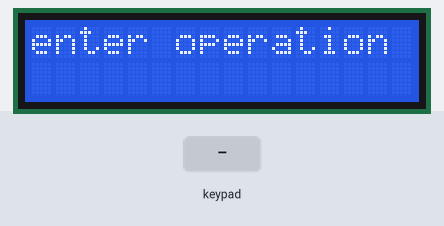
The sketch below on a simulated Arduino Uno, built with avr-gcc and run on an emulated ATmega328P. Parts: 16×2 character LCD. The inputs (shaded band) are chosen by the test bench.

Above: at 0.1 s.
1.8 s: keypad keys 7 + 5 = pressed 0.4 s apart
At 3.6 s:
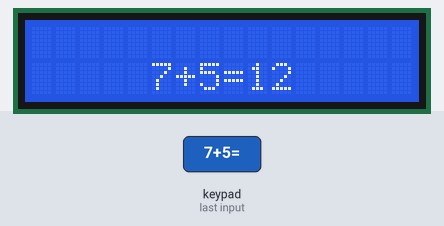
4.9 s: key '+' pressed
At 6.1 s:
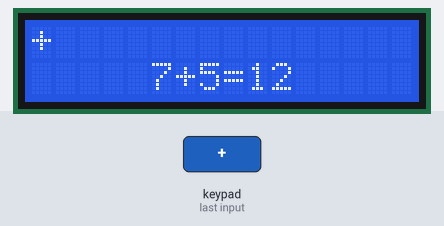
6.4 s: keypad keys 6 * 7 = pressed 0.4 s apart
At 8.5 s:
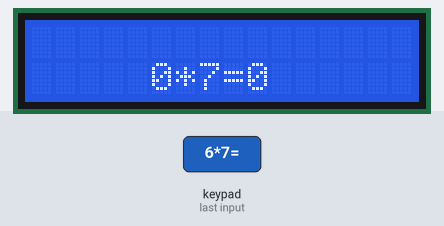
9.5 s: key '%' pressed
At 10.6 s:
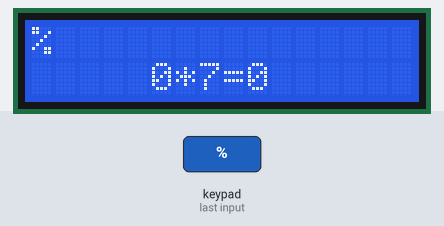
11.0 s: keypad keys 8 / 2 = pressed 0.4 s apart
At 13.4 s:
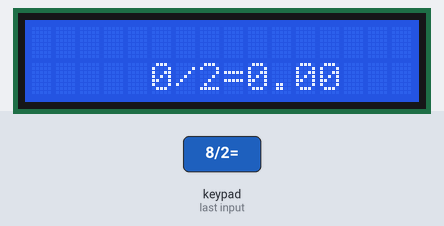
14.1 s: key '*' pressed
At 15.5 s:
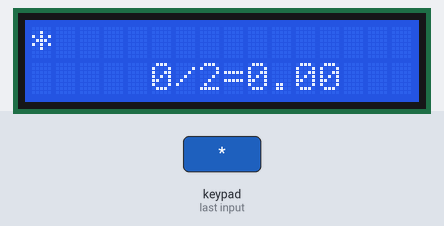
Timing chart, 0 to 16.6 s (numbered marks = the images above; inputs shaded):
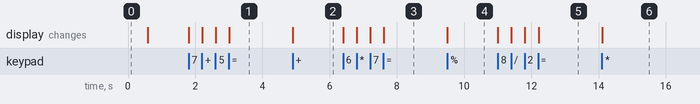

Measured:
- after the input at 1.8 s, the display: first changes at once (image 1 shows a later state)
- after the input at 4.9 s, the display: changes at once (image 2)
- after the input at 6.4 s, the display: first changes at once (image 3 shows a later state)
- after the input at 9.5 s, the display: changes at once (image 4)
- after the input at 11.0 s, the display: first changes at once (image 5 shows a later state)
- after the input at 14.1 s, the display: changes at once (image 6)

The sketch:

KEYPAD_WITH_LCD.ino
```cpp
#include<Wire.h>
#include<Keypad.h>
#include<LiquidCrystal_I2C.h>

LiquidCrystal_I2C lcd(0x27,16,2);

const byte row = 4;
const byte col = 4;
String op;
int a[50];
int i = 0;


char hexaKeys[row][col] = {
  {'1', '2', '3', '+'},
  {'4', '5', '6', '-'},
  {'7', '8', '9', '%'},
  {'*', '0', '=', '/'}
};

byte rowPins[row] = {9, 8, 7, 6};
byte colPins[col] = {5, 4, 3, 2};


Keypad cpad = Keypad(makeKeymap(hexaKeys),rowPins,colPins,row,col);

void setup() {
  // put your setup code here, to run once:
   lcd.begin();
   lcd.backlight();
   lcd.print("enter operation :");
   delay(500);
   lcd.clear();

}

void loop() {
  // put your main code here, to run repeatedly:

    char key = cpad.getKey();
     if(key == '1' ||key == '2' ||key == '3' ||key == '4' ||key == '5' ||key == '6' ||key == '7' ||key == '8' ||key == '9'){
       lcd.print(key);
       a[i] = a[i]*10 + (key - '0');

   //  lcd.setCursor(0,1);
    }

    if(key == '*' ||key == '/' ||key == '-' ||key == '+' ||key == '%' ){
      op = String(key);
      lcd.print(op);
      i++;
    }

     if(key == '='){
      lcd.clear();
     lcd.setCursor(5,1);
     // lcd.print(a[0] + a[i]);
       if(op == "-"){
      //  mine(a[i],a[0]);
        lcd.print((String)a[0] + '-' + a[i] + '=' + (a[0] - a[i]));
         lcd.setCursor(0,0);
         for(int j=0;j<=i;j++){
        a[j] = 0;
      }
         i = 0;
      }
     if(op == "+"){
         // sum(a[0],a[i]);
         lcd.print((String)a[0] + '+' + a[i] + '=' + (a[0] + a[i]));
          lcd.setCursor(0,0);
          for(int j=0;j<=i;j++){
        a[j] = 0;
      }
         i =0;
      }
      if(op == "*"){
        lcd.print((String)a[0] + '*' + a[i] + '=' + (a[0] * a[i]));
         lcd.setCursor(0,0);
         for(int j=0;j<=i;j++){
        a[j] = 0;
      }
         i=0;
       }
      if(op == "/"){
        lcd.print((String)a[0] + '/' + a[i] + '=' + (float(a[0]) /  float(a[i])));
         lcd.setCursor(0,0);
         for(int j=0;j<=i;j++){
        a[j] = 0;
      }
         i=0;
      }
       if(op == "%"){
        lcd.print((String)a[0] + '%' + a[i] + '=' + (a[0] % a[i]));
         lcd.setCursor(0,0);
         for(int j=0;j<=i;j++){
           a[j] = 0;
          }
         i=0;
       }
     }
}
```
